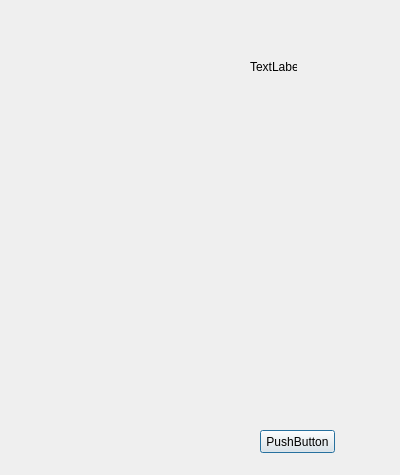
<?xml version="1.0" encoding="UTF-8"?>
<ui version="4.0">
 <class>AboutDialog</class>
 <widget class="QDialog" name="AboutDialog">
  <property name="geometry">
   <rect>
    <x>0</x>
    <y>0</y>
    <width>400</width>
    <height>475</height>
   </rect>
  </property>
  <property name="windowTitle">
   <string>Dialog</string>
  </property>
  <widget class="QPushButton" name="pushButton">
   <property name="geometry">
    <rect>
     <x>260</x>
     <y>430</y>
     <width>75</width>
     <height>23</height>
    </rect>
   </property>
   <property name="text">
    <string>PushButton</string>
   </property>
  </widget>
  <widget class="QLabel" name="label">
   <property name="geometry">
    <rect>
     <x>250</x>
     <y>60</y>
     <width>47</width>
     <height>13</height>
    </rect>
   </property>
   <property name="text">
    <string>TextLabel</string>
   </property>
  </widget>
 </widget>
 <resources/>
 <connections/>
</ui>
